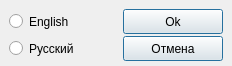
<?xml version="1.0" encoding="UTF-8"?>
<ui version="4.0">
 <class>Language</class>
 <widget class="QMainWindow" name="Language">
  <property name="geometry">
   <rect>
    <x>0</x>
    <y>0</y>
    <width>232</width>
    <height>66</height>
   </rect>
  </property>
  <property name="minimumSize">
   <size>
    <width>232</width>
    <height>66</height>
   </size>
  </property>
  <property name="windowTitle">
   <string>Change language</string>
  </property>
  <widget class="QWidget" name="centralwidget">
   <property name="minimumSize">
    <size>
     <width>232</width>
     <height>66</height>
    </size>
   </property>
   <layout class="QGridLayout" name="gridLayout">
    <item row="1" column="0">
     <widget class="QRadioButton" name="rus_radio">
      <property name="minimumSize">
       <size>
        <width>100</width>
        <height>25</height>
       </size>
      </property>
      <property name="maximumSize">
       <size>
        <width>16777215</width>
        <height>25</height>
       </size>
      </property>
      <property name="text">
       <string>Русский</string>
      </property>
     </widget>
    </item>
    <item row="1" column="1">
     <widget class="QPushButton" name="cancelbut">
      <property name="sizePolicy">
       <sizepolicy hsizetype="Fixed" vsizetype="Fixed">
        <horstretch>0</horstretch>
        <verstretch>0</verstretch>
       </sizepolicy>
      </property>
      <property name="minimumSize">
       <size>
        <width>100</width>
        <height>25</height>
       </size>
      </property>
      <property name="maximumSize">
       <size>
        <width>100</width>
        <height>25</height>
       </size>
      </property>
      <property name="text">
       <string>Отмена</string>
      </property>
      <property name="default">
       <bool>true</bool>
      </property>
     </widget>
    </item>
    <item row="0" column="0">
     <widget class="QRadioButton" name="eng_radio">
      <property name="minimumSize">
       <size>
        <width>100</width>
        <height>25</height>
       </size>
      </property>
      <property name="maximumSize">
       <size>
        <width>16777215</width>
        <height>25</height>
       </size>
      </property>
      <property name="text">
       <string>English</string>
      </property>
     </widget>
    </item>
    <item row="0" column="1">
     <widget class="QPushButton" name="okbut">
      <property name="sizePolicy">
       <sizepolicy hsizetype="Fixed" vsizetype="Fixed">
        <horstretch>0</horstretch>
        <verstretch>0</verstretch>
       </sizepolicy>
      </property>
      <property name="minimumSize">
       <size>
        <width>100</width>
        <height>25</height>
       </size>
      </property>
      <property name="maximumSize">
       <size>
        <width>100</width>
        <height>25</height>
       </size>
      </property>
      <property name="text">
       <string>Ok</string>
      </property>
      <property name="default">
       <bool>true</bool>
      </property>
     </widget>
    </item>
    <item row="2" column="0" colspan="2">
     <spacer name="verticalSpacer">
      <property name="orientation">
       <enum>Qt::Vertical</enum>
      </property>
      <property name="sizeHint" stdset="0">
       <size>
        <width>20</width>
        <height>40</height>
       </size>
      </property>
     </spacer>
    </item>
   </layout>
  </widget>
 </widget>
 <tabstops>
  <tabstop>eng_radio</tabstop>
  <tabstop>rus_radio</tabstop>
  <tabstop>okbut</tabstop>
  <tabstop>cancelbut</tabstop>
 </tabstops>
 <resources/>
 <connections/>
</ui>
